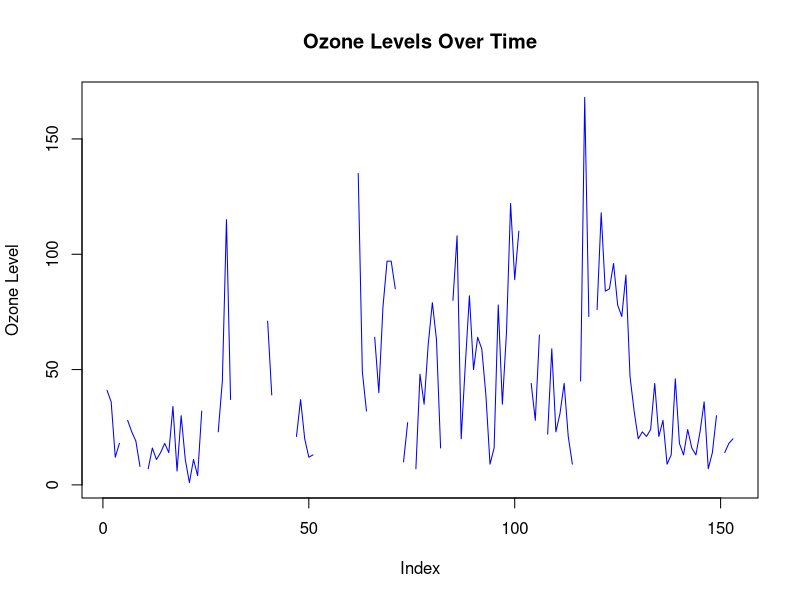
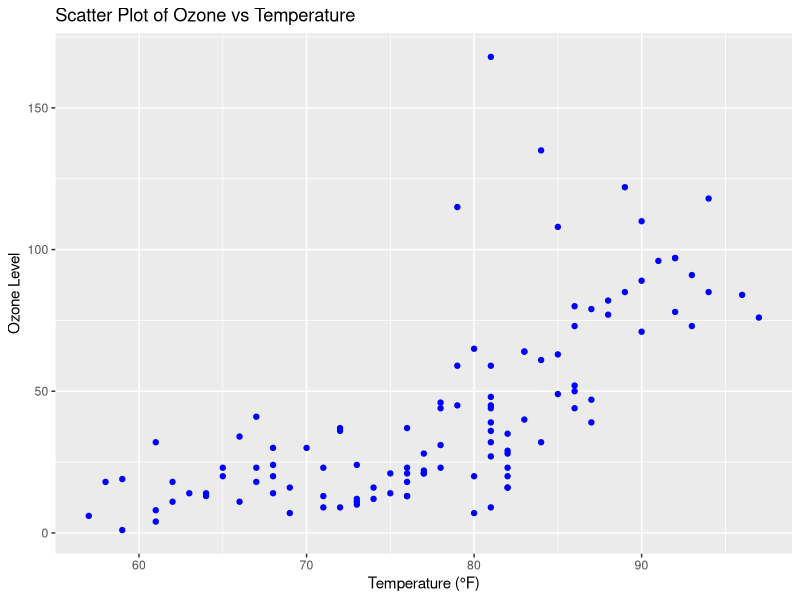
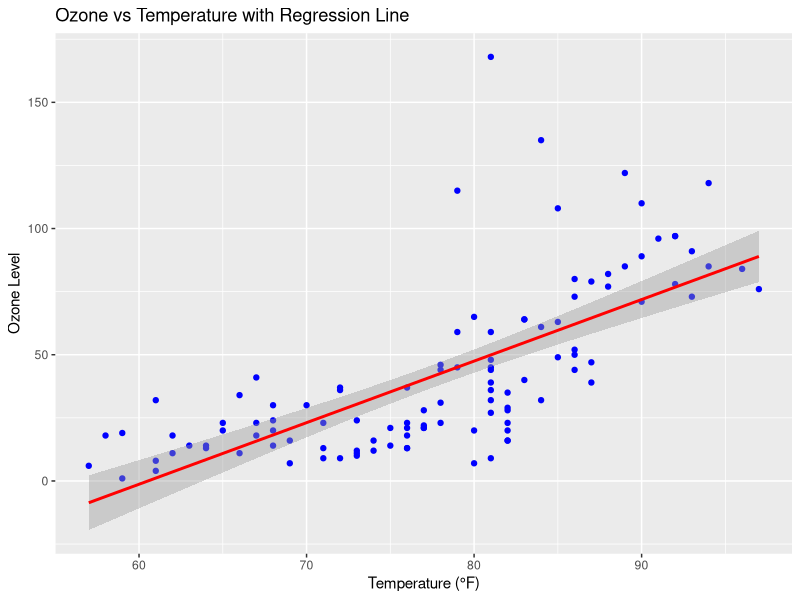
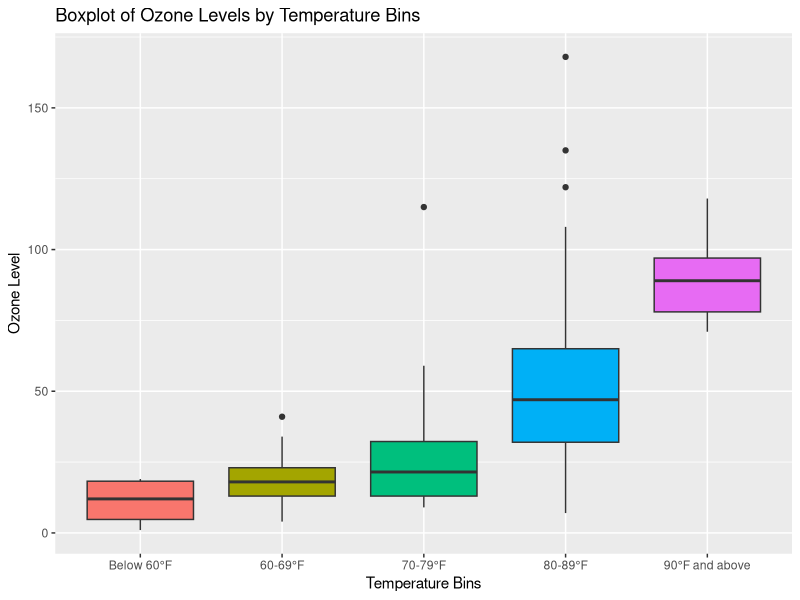

Generate these figures, in order, with R:

library(ggplot2)
library(dplyr)

print("Name: K Sri Harsha Royal")
print("Reg no.: 22BCE0893")

# i) Load the airquality dataset
data("airquality")

# ii) Display the first few rows of the dataset
print(head(airquality))

# iii) Provide summary statistics for the dataset
print(summary(airquality))

# iv) Display the structure of the dataset
print(str(airquality))

# v) Create a basic plot of Ozone levels over time
plot(airquality$Ozone, type = "l", col = "blue", xlab = "Index", ylab = "Ozone Level", main = "Ozone Levels Over Time")

# vi) Handling missing data (Remove rows with missing values)
cleaned_airquality <- na.omit(airquality)

# vii) Display the first few rows of the cleaned dataset
print(head(cleaned_airquality))

# viii) Scatter Plot: Compare Ozone and Temperature
ggplot(cleaned_airquality, aes(x = Temp, y = Ozone)) +
  geom_point(color = "blue") +
  labs(title = "Scatter Plot of Ozone vs Temperature", x = "Temperature (°F)", y = "Ozone Level")

# ix) Add a regression line to the scatter plot to visualize the trend
ggplot(cleaned_airquality, aes(x = Temp, y = Ozone)) +
  geom_point(color = "blue") +
  geom_smooth(method = "lm", color = "red") +
  labs(title = "Ozone vs Temperature with Regression Line", x = "Temperature (°F)", y = "Ozone Level")

# x) Boxplot: Divide temperature into bins
cleaned_airquality <- cleaned_airquality %>%
  mutate(Temp_Bin = cut(Temp, 
                        breaks = c(-Inf, 59, 69, 79, 89, Inf), 
                        labels = c("Below 60°F", "60-69°F", "70-79°F", "80-89°F", "90°F and above")))

# xi) Create a boxplot of Ozone levels for these temperature bins
ggplot(cleaned_airquality, aes(x = Temp_Bin, y = Ozone, fill = Temp_Bin)) +
  geom_boxplot() +
  labs(title = "Boxplot of Ozone Levels by Temperature Bins", x = "Temperature Bins", y = "Ozone Level") +
  theme(legend.position = "none")
